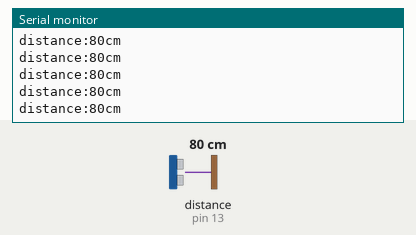
This sketch was run on a simulated Arduino Uno, built with avr-gcc and run on an emulated ATmega328P. On the bench: the last lines printed to the serial monitor. Wiring (inferred from the names in the program): ultrasonic range finder: trigger pin 12; echo pin 13. The test bench sets the inputs (shaded band); at power-on: distance to the obstacle (sensor on pin 13) 80 cm. The echo pulse lasts 58.3 µs per cm.

Above: at 1.2 s.
1.3 s: distance to the obstacle (sensor on pin 13) set to 4 cm
At 1.4 s:
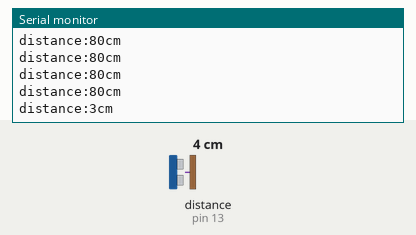
2.8 s: distance to the obstacle (sensor on pin 13) set to 2 cm
At 2.84 s:
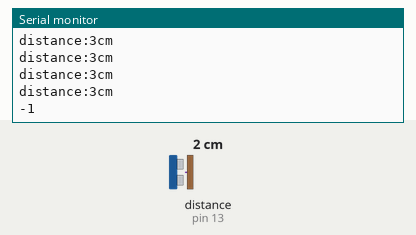

Measured:
- the behaviour switches between 3 and 2 cm on distance to the obstacle (sensor on pin 13) (found by bisection; images 1 and 2)
- after the input at 1.3 s, the serial monitor: prints a new line after 0.10 s (image 1)
- after the input at 2.8 s, the serial monitor: prints a new line at once (image 2)

The sketch:

Project_22.1.ino
```cpp
int distance = 0; //定义一个用来接收距离的变量
int EchoPin = 13; //Echo引脚接D13
int TrigPin = 12; //Trig引脚接D12

float checkdistance()  //获取距离
{
  // Give a short LOW pulse beforehand to ensure a clean HIGH pulse:
  digitalWrite(TrigPin, LOW);
  delayMicroseconds(2);
  // The sensor is triggered by a HIGH pulse of 10 or more microseconds.
  digitalWrite(TrigPin, HIGH);
  delayMicroseconds(10);
  digitalWrite(TrigPin, LOW);
  // Read the signal from the sensor: a HIGH pulse whose
  // duration is the time (in microseconds) from the sending
  // of the ping to the reception of its echo off of an object.
  float distance = pulseIn(EchoPin, HIGH) / 58.00;
  delay(10);
  return distance;
}

void setup()
{
  Serial.begin(9600);//设置波特率为9600
  pinMode(TrigPin, OUTPUT);//Trig引脚为输出
  pinMode(EchoPin, INPUT);  //Echo引脚为输入
}

void loop()
{
  distance = checkdistance();
  if (distance < 2 || distance >= 400) //在范围外打印"-1"
  {
    Serial.println("-1");
    delay(100);
  }
  else   //打印距离，单位厘米
  {
    Serial.print("distance:");
    Serial.print(distance);
    Serial.println("cm");
    delay(100);
  }

}
```
